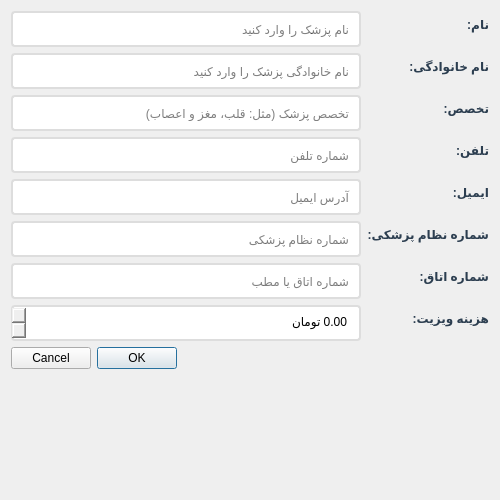
<?xml version="1.0" encoding="UTF-8"?>
<ui version="4.0">
 <class>DoctorDialog</class>
 <widget class="QDialog" name="DoctorDialog">
  <property name="geometry">
   <rect>
    <x>0</x>
    <y>0</y>
    <width>500</width>
    <height>500</height>
   </rect>
  </property>
  <property name="windowTitle">
   <string>مدیریت پزشک</string>
  </property>
  <property name="layoutDirection">
   <enum>Qt::RightToLeft</enum>
  </property>
  <property name="modal">
   <bool>true</bool>
  </property>
  <layout class="QFormLayout" name="formLayout">
   <item row="0" column="0">
    <widget class="QLabel" name="label_firstName">
     <property name="text">
      <string>نام:</string>
     </property>
     <property name="styleSheet">
      <string notr="true">font-weight: bold; color: #2c3e50;</string>
     </property>
    </widget>
   </item>
   <item row="0" column="1">
    <widget class="QLineEdit" name="lineEdit_firstName">
     <property name="placeholderText">
      <string>نام پزشک را وارد کنید</string>
     </property>
     <property name="styleSheet">
      <string notr="true">padding: 8px; border: 2px solid #ddd; border-radius: 4px; font-size: 12px;</string>
     </property>
    </widget>
   </item>
   <item row="1" column="0">
    <widget class="QLabel" name="label_lastName">
     <property name="text">
      <string>نام خانوادگی:</string>
     </property>
     <property name="styleSheet">
      <string notr="true">font-weight: bold; color: #2c3e50;</string>
     </property>
    </widget>
   </item>
   <item row="1" column="1">
    <widget class="QLineEdit" name="lineEdit_lastName">
     <property name="placeholderText">
      <string>نام خانوادگی پزشک را وارد کنید</string>
     </property>
     <property name="styleSheet">
      <string notr="true">padding: 8px; border: 2px solid #ddd; border-radius: 4px; font-size: 12px;</string>
     </property>
    </widget>
   </item>
   <item row="2" column="0">
    <widget class="QLabel" name="label_specialty">
     <property name="text">
      <string>تخصص:</string>
     </property>
     <property name="styleSheet">
      <string notr="true">font-weight: bold; color: #2c3e50;</string>
     </property>
    </widget>
   </item>
   <item row="2" column="1">
    <widget class="QLineEdit" name="lineEdit_specialty">
     <property name="placeholderText">
      <string>تخصص پزشک (مثل: قلب، مغز و اعصاب)</string>
     </property>
     <property name="styleSheet">
      <string notr="true">padding: 8px; border: 2px solid #ddd; border-radius: 4px; font-size: 12px;</string>
     </property>
    </widget>
   </item>
   <item row="3" column="0">
    <widget class="QLabel" name="label_phone">
     <property name="text">
      <string>تلفن:</string>
     </property>
     <property name="styleSheet">
      <string notr="true">font-weight: bold; color: #2c3e50;</string>
     </property>
    </widget>
   </item>
   <item row="3" column="1">
    <widget class="QLineEdit" name="lineEdit_phone">
     <property name="placeholderText">
      <string>شماره تلفن</string>
     </property>
     <property name="styleSheet">
      <string notr="true">padding: 8px; border: 2px solid #ddd; border-radius: 4px; font-size: 12px;</string>
     </property>
    </widget>
   </item>
   <item row="4" column="0">
    <widget class="QLabel" name="label_email">
     <property name="text">
      <string>ایمیل:</string>
     </property>
     <property name="styleSheet">
      <string notr="true">font-weight: bold; color: #2c3e50;</string>
     </property>
    </widget>
   </item>
   <item row="4" column="1">
    <widget class="QLineEdit" name="lineEdit_email">
     <property name="placeholderText">
      <string>آدرس ایمیل</string>
     </property>
     <property name="styleSheet">
      <string notr="true">padding: 8px; border: 2px solid #ddd; border-radius: 4px; font-size: 12px;</string>
     </property>
    </widget>
   </item>
   <item row="5" column="0">
    <widget class="QLabel" name="label_licenseNumber">
     <property name="text">
      <string>شماره نظام پزشکی:</string>
     </property>
     <property name="styleSheet">
      <string notr="true">font-weight: bold; color: #2c3e50;</string>
     </property>
    </widget>
   </item>
   <item row="5" column="1">
    <widget class="QLineEdit" name="lineEdit_licenseNumber">
     <property name="placeholderText">
      <string>شماره نظام پزشکی</string>
     </property>
     <property name="styleSheet">
      <string notr="true">padding: 8px; border: 2px solid #ddd; border-radius: 4px; font-size: 12px;</string>
     </property>
    </widget>
   </item>
   <item row="6" column="0">
    <widget class="QLabel" name="label_officeNumber">
     <property name="text">
      <string>شماره اتاق:</string>
     </property>
     <property name="styleSheet">
      <string notr="true">font-weight: bold; color: #2c3e50;</string>
     </property>
    </widget>
   </item>
   <item row="6" column="1">
    <widget class="QLineEdit" name="lineEdit_officeNumber">
     <property name="placeholderText">
      <string>شماره اتاق یا مطب</string>
     </property>
     <property name="styleSheet">
      <string notr="true">padding: 8px; border: 2px solid #ddd; border-radius: 4px; font-size: 12px;</string>
     </property>
    </widget>
   </item>
   <item row="7" column="0">
    <widget class="QLabel" name="label_consultationFee">
     <property name="text">
      <string>هزینه ویزیت:</string>
     </property>
     <property name="styleSheet">
      <string notr="true">font-weight: bold; color: #2c3e50;</string>
     </property>
    </widget>
   </item>
   <item row="7" column="1">
    <widget class="QDoubleSpinBox" name="doubleSpinBox_consultationFee">
     <property name="suffix">
      <string> تومان</string>
     </property>
     <property name="maximum">
      <double>10000000.000000000000000</double>
     </property>
     <property name="styleSheet">
      <string notr="true">padding: 8px; border: 2px solid #ddd; border-radius: 4px; font-size: 12px;</string>
     </property>
    </widget>
   </item>
   <item row="8" column="0" colspan="2">
    <widget class="QDialogButtonBox" name="buttonBox">
     <property name="orientation">
      <enum>Qt::Horizontal</enum>
     </property>
     <property name="standardButtons">
      <set>QDialogButtonBox::Cancel|QDialogButtonBox::Ok</set>
     </property>
    </widget>
   </item>
  </layout>
 </widget>
 <resources/>
 <connections>
  <connection>
   <sender>buttonBox</sender>
   <signal>accepted()</signal>
   <receiver>DoctorDialog</receiver>
   <slot>accept()</slot>
   <hints>
    <hint type="sourcelabel">
     <x>248</x>
     <y>254</y>
    </hint>
    <hint type="destinationlabel">
     <x>157</x>
     <y>274</y>
    </hint>
   </hints>
  </connection>
  <connection>
   <sender>buttonBox</sender>
   <signal>rejected()</signal>
   <receiver>DoctorDialog</receiver>
   <slot>reject()</slot>
   <hints>
    <hint type="sourcelabel">
     <x>316</x>
     <y>260</y>
    </hint>
    <hint type="destinationlabel">
     <x>286</x>
     <y>274</y>
    </hint>
   </hints>
  </connection>
 </connections>
</ui>
